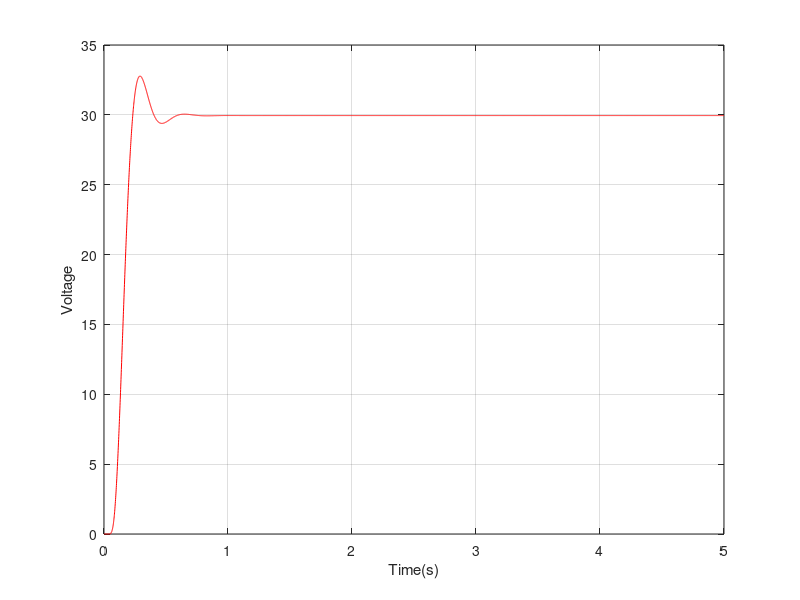

MATLAB code for this plot:
% Adaptive Cruise Control System

execution_pattern='111111111'; 
%  execution_pattern='11101110111';
 
%%%%%%%%%%%%%%%%%% Plant-Controller Design %%%%%%%%%%%%%%%%%%%%

A=[0 1 0;0 0 1;-6.0476 -5.2856 -0.238];
B=[0;0;2.4767];
C=[1 0 0];
D=0;

dimension=3;
Ts=0.04;

plant = ss(A, B, C, D);
[dim_s,dim_i]=size(B);       

ZOH = c2d(plant, Ts,'zoh');               % State space equation of plant-- discrete time
[Apd, Bpd, Cpd, Dpd] = ssdata(ZOH);

open_loop_poles=abs(eig(Apd));
% figure; step(ZOH,1);   % open loop step response

%%%%%%%%%%%--- controller design ---%%%%%%%%%%

Q_1c_1=10^3*(C'*C);
Q_12c_1=[0;0;0];
Q_2c_1=10^-4;
R_1c_1=0.005*(B*B');
R_2_1=0.005;


QXU=[Q_1c_1 Q_12c_1;Q_12c_1' Q_2c_1];
QWU=[R_1c_1 zeros(dimension,1);zeros(1,dimension) R_2_1];
        
lqg_reg=lqg(ZOH,QXU,QWU);
[Acd,Bcd,Ccd,Dcd]=ssdata(lqg_reg) ;

Ic=eye(dimension);
Z=zeros(dimension,dimension);   

A1=[Apd Bpd*Ccd;Bcd*Cpd Acd];  %non-delayed system
A0=[Apd Bpd*Ccd;Z Ic];

K=(-1)*lqg_reg.c;
x=abs(eig(A1));
closed_loop_poles=x(1:3);

Q=Q_1c_1;
R=Q_2c_1;

%{
[K,S,e] = dlqr(Apd, Bpd, Q, R);     % Get Optimal S matrix
K
closed_loop_poles=abs(e)

Z=zeros(dimension,dimension);

A1=[Apd Bpd;-K zeros(dim_i,dim_i)]; % one interval delayed system
A0=[Apd Bpd;zeros(dim_i,dim_s) eye(dim_i)];
%}


% figure;step(lqg_reg,1);  % Closed loop step response
 
%%%%%%%%%%%%%%%%%%%%%%%%%%%%%%%%%%%%%%%%%%%%%%%%%%%%%%%%%%%%
%{

d_nom=100;          % nominal disturbance
d_max=160;            % maximum disturbance
desired_norm=30;

ST_dsr=1.2;         % desirable settling time
ST_mrg=2.4;         % marginal settling time

m1=2;
m2=4;

L1=ST_dsr/Ts;
l1=ceil(L1/m1)

L2=ST_mrg/Ts;
l2=ceil(L2/m2)

epsilon_ext=(desired_norm/d_max)^(1/m1)
epsilon_nom=(desired_norm/d_nom)^(1/m1)
epsilon_mrg=(desired_norm/d_nom)^(1/m2)
%}
%%%%%%%%%%%%%%%%%%%%%%%%%%%%%%%%%%% START SIMULATION %%%%%%%%%%%%%%%%%%%%%%%%%%%%%%%%%%

total_running_time=5;
simulation_sampling_time=1*(10^(-3));

control_sampling_time=Ts;
total_samples=ceil(total_running_time/simulation_sampling_time);
plot_vector_1=zeros(1,total_samples);
time_axis_1=zeros(1,total_samples);

initial_value=[0;0;0];
v=initial_value;
r=[30;0;0];  % ref speed limit is 50

quadratic_cost=0;
u=0;
pointer=0;

[temp length]=size(execution_pattern);
length;
[temp number_of_empty_slots]=size(strfind(execution_pattern,'0'));
number_of_empty_slots;

for i=1:total_samples
%    dv=(A*v+B*(u)+state_noise(B))*simulation_sampling_time;
   dv=(A*(v)+B*(u))*simulation_sampling_time;
% v
% dv
% norm(v)
   v=v+dv;
  if(~mod(i,(control_sampling_time/simulation_sampling_time)))
	  pointer=mod(pointer,length);
	  pointer=pointer+1;
	  if((execution_pattern(pointer)=='1'))
		u=(-1)*K*(v-r);
	  end
	  quadratic_cost=quadratic_cost+(v'*Q*v)+(u'*R*u); 
  end
    time_axis_1(i)=total_running_time*i/total_samples;
    plot_vector_1(i)=Cpd*v;
end
figure;
plot(time_axis_1,plot_vector_1,'r'),xlabel('Time(s)'),ylabel('Voltage');grid on;

quadratic_cost 


